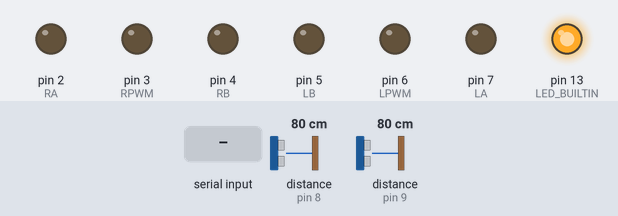
A sketch run on a simulated Arduino Uno, built with avr-gcc and run on an emulated ATmega328P. On the bench: output pins drawn as LEDs (lit = HIGH). Wiring (inferred from the names in the program): 2 × ultrasonic range finder: trigger pin 8, echo pin 8 / trigger pin 9, echo pin 9. Inputs (shaded band) come from the test bench; at power-on: distance to the obstacle (sensors on pin 8, pin 9) 80 cm. The echo pulse lasts 58.3 µs per cm; what the sketch prints to the serial monitor is not drawn.

Above: at 1.2 s.
1.3 s: "90,45,200\n" received over Serial
At 2.5 s:
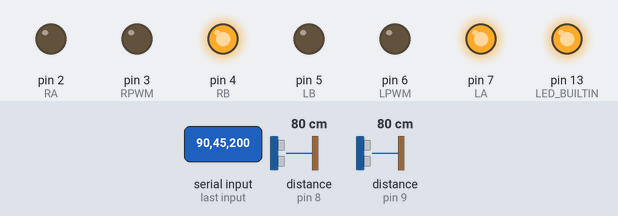
2.8 s: "L90\n" received over Serial
At 2.85 s:
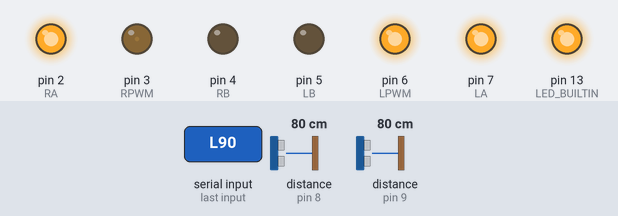
4.4 s: "R90\n" received over Serial
At 5.6 s:
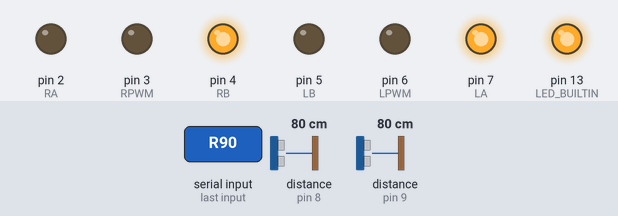
6.0 s: "W90\n" received over Serial
At 6.05 s:
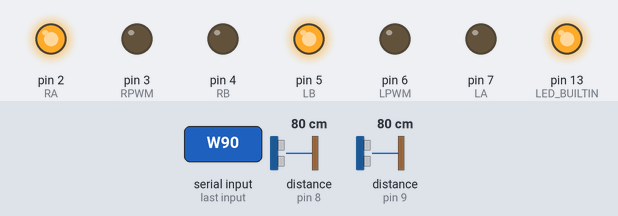
7.6 s: "S90\n" received over Serial
At 7.65 s:
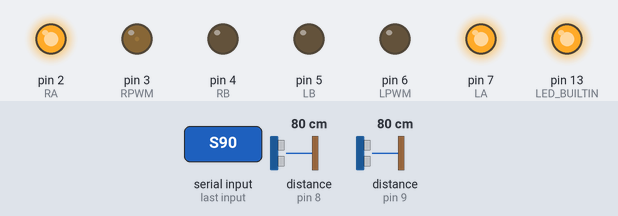
9.2 s: "F90\n" received over Serial
At 9.25 s:
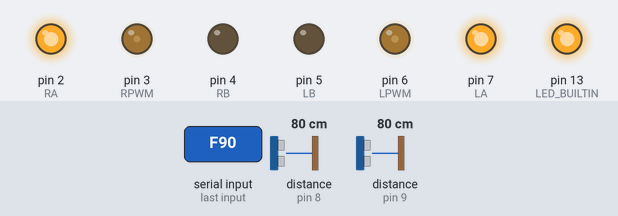
Timing chart, 0 to 11.8 s (numbered marks = the images above; inputs shaded):
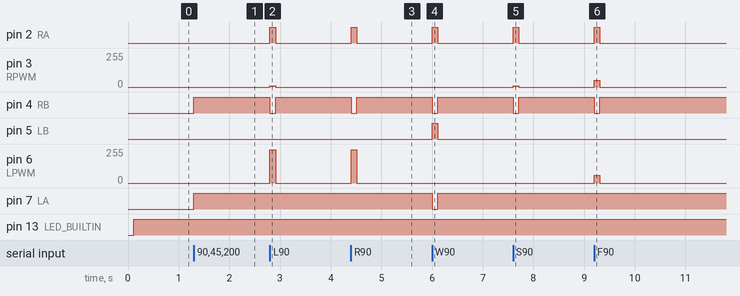

The sketch:

arduinoCode.ino
```cpp
int ultraSoundSignalPins[] = {8,9}; // Front Left,Front, Front Right, Rear Ultrasound signal pins
char *pingString[] = {"Front Left ", "Front Right "}; // just something to print to indicate direction

#define LA 7
#define LB 5
#define LPWM 6

#define RA 2
#define RB 4
#define RPWM 3


void setup() {
  Serial.begin(9600);
  pinMode(LA, OUTPUT);
  pinMode(LB, OUTPUT);
  pinMode(LPWM, OUTPUT);
  pinMode(RA, OUTPUT);
  pinMode(RB, OUTPUT);
  pinMode(RPWM, OUTPUT);
  pinMode(LED_BUILTIN, OUTPUT);

}
unsigned long ping(int index)
{
 unsigned long echo;

 pinMode(ultraSoundSignalPins[index], OUTPUT); // Switch signalpin to output
 digitalWrite(ultraSoundSignalPins[index], LOW); // Send low pulse
 delayMicroseconds(2); // Wait for 2 microseconds
 digitalWrite(ultraSoundSignalPins[index], HIGH); // Send high pulse
 delayMicroseconds(5); // Wait for 5 microseconds
 digitalWrite(ultraSoundSignalPins[index], LOW); // Holdoff
 pinMode(ultraSoundSignalPins[index], INPUT); // Switch signalpin to input
 digitalWrite(ultraSoundSignalPins[index], HIGH); // Turn on pullup resistor
 echo = pulseIn(ultraSoundSignalPins[index], HIGH); //Listen for echo
 return (echo / 58.138) * .39; //convert to CM then to inches
}

void loop()
{
 unsigned long leftMeas=0;
 unsigned long rightMeas=0;
 unsigned long ultrasoundValue;
 int pwmValLeft;
 int pwmValRight;
 char stro[5];
 char BaseSpeed[2];
 char offset[2];
 String inData;
 byte inByte;
 for(int i=0; i < 2; i++){
 ultrasoundValue = ping(i);
   if(i==0){
   leftMeas=ultrasoundValue;
   }
   else if(i==1) {
   rightMeas=ultrasoundValue;
   }
   //Serial.print(pingString[i]);
   //Serial.print(ultrasoundValue);
   //Serial.print("cm, ");
   delay(50);
 }
   //Serial.println();
   while (!Serial.available()) {
    digitalWrite(LED_BUILTIN, HIGH);
    }
   if(Serial.available()>0) {
     char temp[2];
        for(int k=0; k<5;k++){
          char data=Serial.read();
          stro[k]=data;
          if(k==5){
            stro[5]='\0';
          }
        }
       Serial.println(stro);
        offset[0]=stro[1];
        offset[1]=stro[2];
        BaseSpeed[0]=stro[3];
        BaseSpeed[1]=stro[4];
        if(stro[0]=='L'){
               pwmValLeft=atoi(offset)+atoi(BaseSpeed);
               pwmValRight=atoi(BaseSpeed)-atoi(offset);
               if (pwmValLeft <0 or pwmValLeft > 100 or pwmValRight<0 or pwmValRight > 100){
                  pwmValLeft=50;
                  pwmValRight=50;
               }
               digitalWrite(LA,HIGH) ;
               digitalWrite(LB,LOW) ;
               analogWrite(LPWM,pwmValLeft-5) ;
               digitalWrite(RA,HIGH) ;
               digitalWrite(RB,LOW) ;
               analogWrite(RPWM,pwmValRight+10) ;

          }
          else if (stro[0]=='R'){
               pwmValRight=atoi(offset)+atoi(BaseSpeed);
               pwmValLeft=atoi(BaseSpeed)-atoi(offset);
               if (pwmValLeft <0 or pwmValLeft > 100 or pwmValRight<0 or pwmValRight > 100){
                  pwmValLeft=50;
                  pwmValRight=50;
               }
               digitalWrite(LA,HIGH) ;
               digitalWrite(LB,LOW) ;
               analogWrite(LPWM,pwmValLeft-5) ;
               digitalWrite(RA,HIGH) ;
               digitalWrite(RB,LOW) ;
               analogWrite(RPWM,pwmValRight) ;
          }
          else if (stro[0]=='W'){
               digitalWrite(LA,LOW) ;
               digitalWrite(LB,HIGH) ;
               analogWrite(LPWM,0) ;
               digitalWrite(RA,HIGH) ;
               digitalWrite(RB,LOW) ;
               analogWrite(RPWM,0) ;
          }
          else if (stro[0]=='S'){
               pwmValRight=atoi(BaseSpeed);
               pwmValLeft=atoi(BaseSpeed);
               if (pwmValLeft <0 or pwmValLeft > 100 or pwmValRight<0 or pwmValRight > 100) {
                  pwmValLeft=50;
                  pwmValRight=50;
               }
               digitalWrite(LA,HIGH) ;
               digitalWrite(LB,LOW) ;
               analogWrite(LPWM,pwmValLeft) ;
               digitalWrite(RA,HIGH) ;
               digitalWrite(RB,LOW) ;
               analogWrite(RPWM,pwmValRight+10) ;
          }
          else if (stro[0]=='F'){
                if (leftMeas<20 || rightMeas<20)  {
                digitalWrite(LA,HIGH) ;
                  digitalWrite(LB,LOW) ;
                  analogWrite(LPWM,50) ;
                  digitalWrite(RA,LOW) ;
                  digitalWrite(RB,HIGH) ;
                  analogWrite(RPWM,50) ;
                 }
                 else {
                  digitalWrite(LA, HIGH) ;
                  digitalWrite(LB,LOW) ;
                  analogWrite(LPWM,60) ;
                  digitalWrite(RA,HIGH) ;
                  digitalWrite(RB,LOW) ;
                  analogWrite(RPWM,50) ;
                 }
        }
        else{
                  digitalWrite(LA,HIGH) ;
                  digitalWrite(LB,LOW) ;
                  analogWrite(LPWM,0) ;
                  digitalWrite(RA,LOW) ;
                  digitalWrite(RB,HIGH) ;
                  analogWrite(RPWM,0) ;
        }
}
}
```

Measured:
- after the input at 1.3 s, pin 4 (RB), pin 7 (LA): LOW → HIGH at once
- after the input at 2.8 s, pin 2 (RA): LOW → HIGH at once, → LOW 0.11 s later; pin 3 (RPWM): 0/255 → 10/255 at once, → 0/255 0.11 s later; pin 4 (RB): HIGH → LOW at once, → HIGH 0.11 s later; pin 6 (LPWM): 0/255 → 251/255 at once, → 0/255 0.11 s later
- after the input at 4.4 s, pin 2 (RA): LOW → HIGH at once, → LOW 0.11 s later; pin 4 (RB): HIGH → LOW at once, → HIGH 0.11 s later; pin 6 (LPWM): 0/255 → 251/255 at once, → 0/255 0.11 s later
- after the input at 6.0 s, pin 2 (RA), pin 5 (LB): LOW → HIGH at once, → LOW 0.11 s later; pin 4 (RB), pin 7 (LA): HIGH → LOW at once, → HIGH 0.11 s later
- after the input at 7.6 s, pin 2 (RA): LOW → HIGH at once, → LOW 0.11 s later; pin 3 (RPWM): 0/255 → 10/255 at once, → 0/255 0.11 s later; pin 4 (RB): HIGH → LOW at once, → HIGH 0.11 s later
- after the input at 9.2 s, pin 2 (RA): LOW → HIGH at once, → LOW 0.11 s later; pin 3 (RPWM): 0/255 → 50/255 at once, → 0/255 0.11 s later; pin 4 (RB): HIGH → LOW at once, → HIGH 0.11 s later; pin 6 (LPWM): 0/255 → 60/255 at once, → 0/255 0.11 s later
